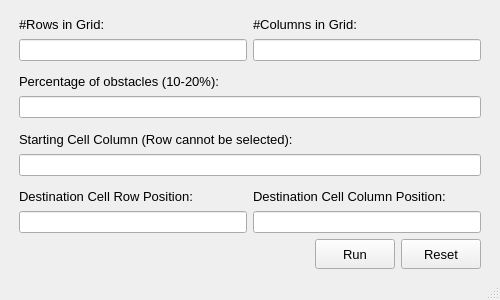
<?xml version="1.0" encoding="UTF-8"?>
<ui version="4.0">
 <class>MainWindow</class>
 <widget class="QMainWindow" name="MainWindow">
  <property name="enabled">
   <bool>true</bool>
  </property>
  <property name="geometry">
   <rect>
    <x>0</x>
    <y>0</y>
    <width>500</width>
    <height>300</height>
   </rect>
  </property>
  <property name="sizePolicy">
   <sizepolicy hsizetype="Fixed" vsizetype="Fixed">
    <horstretch>0</horstretch>
    <verstretch>0</verstretch>
   </sizepolicy>
  </property>
  <property name="minimumSize">
   <size>
    <width>500</width>
    <height>300</height>
   </size>
  </property>
  <property name="maximumSize">
   <size>
    <width>800</width>
    <height>300</height>
   </size>
  </property>
  <property name="windowTitle">
   <string>Grassfire Algorithm</string>
  </property>
  <widget class="QWidget" name="centralwidget">
   <layout class="QVBoxLayout" name="verticalLayout_4">
    <item>
     <layout class="QVBoxLayout" name="verticalLayout_3">
      <property name="leftMargin">
       <number>10</number>
      </property>
      <property name="rightMargin">
       <number>10</number>
      </property>
      <item>
       <layout class="QVBoxLayout" name="verticalLayout_2">
        <property name="sizeConstraint">
         <enum>QLayout::SetDefaultConstraint</enum>
        </property>
        <item>
         <layout class="QHBoxLayout" name="horizontalLayout">
          <item>
           <layout class="QVBoxLayout" name="GridRowsLayout">
            <property name="spacing">
             <number>0</number>
            </property>
            <item>
             <widget class="QLabel" name="label">
              <property name="font">
               <font>
                <pointsize>10</pointsize>
               </font>
              </property>
              <property name="text">
               <string>#Rows in Grid:</string>
              </property>
             </widget>
            </item>
            <item>
             <widget class="QLineEdit" name="GridRowsLineEdit"/>
            </item>
           </layout>
          </item>
          <item>
           <layout class="QVBoxLayout" name="GridColumnsLayout">
            <property name="spacing">
             <number>0</number>
            </property>
            <item>
             <widget class="QLabel" name="label_2">
              <property name="font">
               <font>
                <pointsize>10</pointsize>
               </font>
              </property>
              <property name="text">
               <string>#Columns in Grid:</string>
              </property>
             </widget>
            </item>
            <item>
             <widget class="QLineEdit" name="GridColumnsLineEdit"/>
            </item>
           </layout>
          </item>
         </layout>
        </item>
        <item>
         <layout class="QVBoxLayout" name="ObstaclePercentageLayout">
          <property name="spacing">
           <number>0</number>
          </property>
          <item>
           <widget class="QLabel" name="label_3">
            <property name="font">
             <font>
              <pointsize>10</pointsize>
             </font>
            </property>
            <property name="text">
             <string>Percentage of obstacles (10-20%):</string>
            </property>
           </widget>
          </item>
          <item>
           <widget class="QLineEdit" name="ObstaclePercentageLineEdit"/>
          </item>
         </layout>
        </item>
        <item>
         <layout class="QVBoxLayout" name="StartingCellLayout">
          <property name="spacing">
           <number>0</number>
          </property>
          <item>
           <widget class="QLabel" name="label_4">
            <property name="font">
             <font>
              <pointsize>10</pointsize>
             </font>
            </property>
            <property name="text">
             <string>Starting Cell Column (Row cannot be selected):</string>
            </property>
           </widget>
          </item>
          <item>
           <widget class="QLineEdit" name="StartingCellLineEdit"/>
          </item>
         </layout>
        </item>
        <item>
         <layout class="QHBoxLayout" name="horizontalLayout_2">
          <item>
           <layout class="QVBoxLayout" name="DestinationRowLayout">
            <property name="spacing">
             <number>0</number>
            </property>
            <item>
             <widget class="QLabel" name="label_5">
              <property name="font">
               <font>
                <pointsize>10</pointsize>
               </font>
              </property>
              <property name="text">
               <string>Destination Cell Row Position:</string>
              </property>
             </widget>
            </item>
            <item>
             <widget class="QLineEdit" name="DestinationRowLineEdit"/>
            </item>
           </layout>
          </item>
          <item>
           <layout class="QVBoxLayout" name="DestinationColumnLayout">
            <property name="spacing">
             <number>0</number>
            </property>
            <item>
             <widget class="QLabel" name="label_6">
              <property name="font">
               <font>
                <pointsize>10</pointsize>
               </font>
              </property>
              <property name="text">
               <string>Destination Cell Column Position:</string>
              </property>
             </widget>
            </item>
            <item>
             <widget class="QLineEdit" name="DestinationColumnLineEdit"/>
            </item>
           </layout>
          </item>
         </layout>
        </item>
        <item>
         <layout class="QHBoxLayout" name="horizontalLayout_3">
          <item>
           <spacer name="horizontalSpacer">
            <property name="orientation">
             <enum>Qt::Horizontal</enum>
            </property>
            <property name="sizeHint" stdset="0">
             <size>
              <width>40</width>
              <height>20</height>
             </size>
            </property>
           </spacer>
          </item>
          <item>
           <widget class="QPushButton" name="RunButton">
            <property name="minimumSize">
             <size>
              <width>80</width>
              <height>30</height>
             </size>
            </property>
            <property name="font">
             <font>
              <pointsize>10</pointsize>
             </font>
            </property>
            <property name="text">
             <string>Run</string>
            </property>
            <property name="shortcut">
             <string>Return</string>
            </property>
           </widget>
          </item>
          <item>
           <widget class="QPushButton" name="ResetButton">
            <property name="minimumSize">
             <size>
              <width>80</width>
              <height>30</height>
             </size>
            </property>
            <property name="font">
             <font>
              <pointsize>10</pointsize>
             </font>
            </property>
            <property name="text">
             <string>Reset</string>
            </property>
           </widget>
          </item>
         </layout>
        </item>
       </layout>
      </item>
     </layout>
    </item>
   </layout>
  </widget>
  <widget class="QStatusBar" name="statusbar"/>
 </widget>
 <tabstops>
  <tabstop>GridRowsLineEdit</tabstop>
  <tabstop>GridColumnsLineEdit</tabstop>
  <tabstop>ObstaclePercentageLineEdit</tabstop>
  <tabstop>StartingCellLineEdit</tabstop>
  <tabstop>DestinationRowLineEdit</tabstop>
  <tabstop>DestinationColumnLineEdit</tabstop>
  <tabstop>RunButton</tabstop>
  <tabstop>ResetButton</tabstop>
 </tabstops>
 <resources/>
 <connections/>
</ui>
